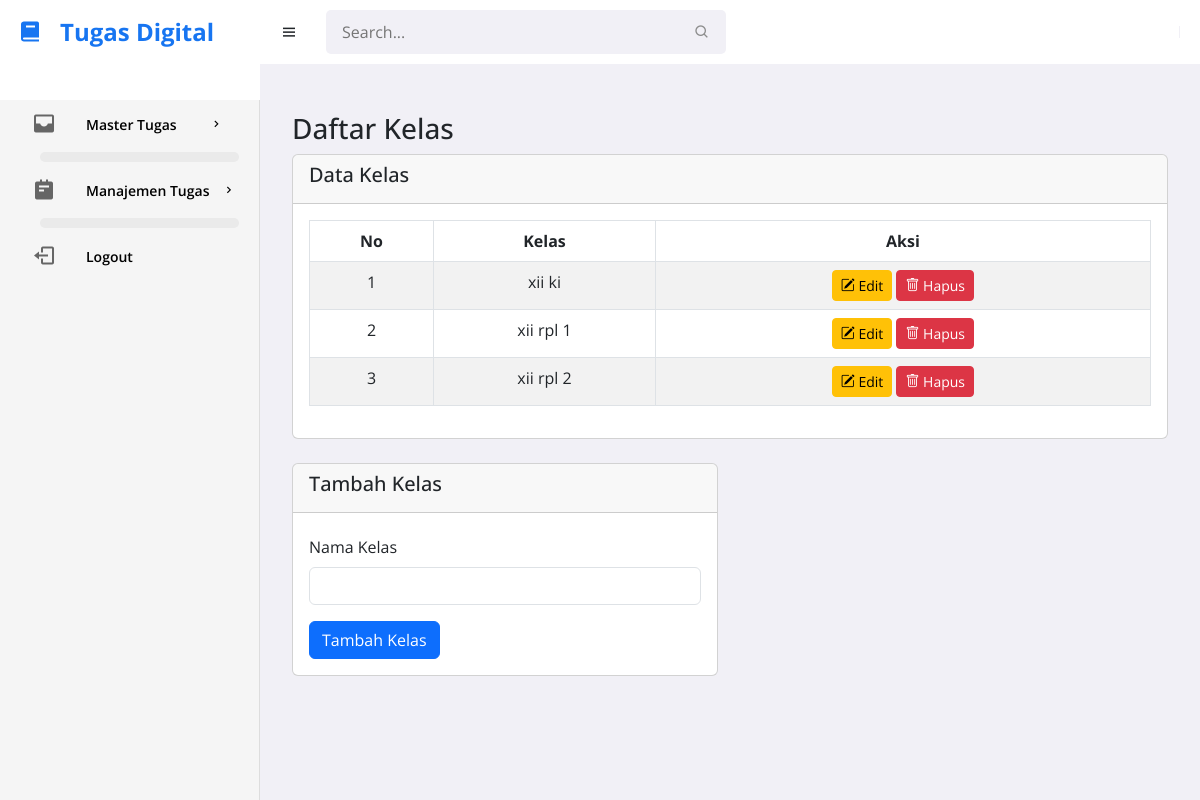
Screenshot of /kelas.php with the database file from the repository.
### tables this page shows
CREATE TABLE `kelas` (
  `id` int(11) NOT NULL,
  `kelas` varchar(200) NOT NULL
);

### kelas.php (the view, shortened to what this page needs)
<?php
include 'koneksi.php';
$result = $conn->query("SELECT * FROM kelas");
?>
<!DOCTYPE html>
<html lang="id">
<head>
    <link href='https://unpkg.com/boxicons@2.0.9/css/boxicons.min.css' rel='stylesheet'>
    <link rel="stylesheet" href="https://cdn.jsdelivr.net/npm/bootstrap@5.3.0/dist/css/bootstrap.min.css">
    <link href="https://cdn.jsdelivr.net/npm/bootstrap-icons/font/bootstrap-icons.css" rel="stylesheet">
    <link rel="stylesheet" href="style.css">
</head>
<body>
<section id="sidebar">
    <a href="#" class="brand"><i class='bx bxs-book icon'></i> Tugas Digital</a>
    <ul class="side-menu">
            <li>
                <a href="#"><i class='bx bxs-inbox icon'></i> Master Tugas <i class='bx bx-chevron-right icon-right'></i></a>
                <ul class="side-dropdown">
                    <li><a href="siswa.php"><i class='bx bx-task'></i> Siswa</a></li>
                </ul>
            </li>
            <li>
                <a href="#"><i class='bx bxs-notepad icon'></i> Manajemen Tugas <i class='bx bx-chevron-right icon-right'></i></a>
                <ul class="side-dropdown">
                    <li><a href="tugas.php"><i class='bx bx-task'></i> Tugas</a></li>
                </ul>
            </li>
        <li><a href="#" onclick="confirmLogout(event)"><i class='bx bx-log-out icon'></i> Logout</a></li>
    </ul>
</section>
    <section id="content">
        <nav>
            <i class='bx bx-menu toggle-sidebar'></i>
            <form action="#">
                <div class="form-group">
                    <input type="text" placeholder="Search...">
                    <i class='bx bx-search icon'></i>
                </div>
            </form>
        </nav>
        <main>
            <div class="container mt-4">
                <h3>Daftar Kelas</h3>
                <div class="row">
                    <div class="col-md-12">
                        <div class="card">
                            <div class="card-header">
                                <h5>Data Kelas</h5>
                            </div>
                            <div class="card-body">
                                <div class="table-responsive">
                                    <table class="table table-striped table-bordered">
                                        <thead>
                                            <tr style='text-align:center'>
                                                <th>No</th>
                                                <th>Kelas</th>
                                                <th>Aksi</th>
                                            </tr>
                                        </thead>
                                        <tbody>
                                            <?php
                                            $no = 1;
                                            while ($row = $result->fetch_assoc()) {
                                                echo "<tr style='text-align:center'>
                                                        <td>{$no}</td>
                                                        <td>{$row['kelas']}</td>
                                                        <td>
                                                            <button class='btn btn-sm btn-warning edit-btn' data-bs-toggle='modal' data-bs-target='#editModal{$row['id']}'>
                                                                <i class='bi bi-pencil-square'></i> Edit
                                                            </button>
                                                            <a href='kelas.php?hapus={$row['id']}' class='btn btn-sm btn-danger delete-btn' onclick='return confirm(\"Yakin ingin menghapus data ini?\")'>
                                                                <i class='bi bi-trash'></i> Hapus
                                                            </a>
                                                        </td>
                                                      </tr>";
                                                $no++;
                                            }
                                            ?>
                                        </tbody>
                                    </table>
                                </div>
                            </div>
                        </div>
                    </div>
                    <div class="col-md-6 mt-4">
                        <div class="card">
                            <div class="card-header">
                                <h5>Tambah Kelas</h5>
                            </div>
                            <div class="card-body">
                                <form action="kelas.php" method="POST">
                                    <div class="mb-3">
                                        <label for="kelas" class="form-label">Nama Kelas</label>
                                        <input type="text" class="form-control" id="kelas" name="kelas" required>
                                    </div>
                                    <button type="submit" name="tambah" class="btn btn-primary">Tambah Kelas</button>
                                </form>
                            </div>
                        </div>
                    </div>
                </div>
            </div>
        </main>
    </section>
</body>
</html>

### style.css (style rules this page uses)
* { font-family: 'Open Sans', sans-serif; margin: 0; padding: 0; box-sizing: border-box; }
:root { --grey: #F1F0F6; --dark-grey: #8D8D8D; --light: #fff; --dark: #000; --green: #81D43A; --light-green: #E3FFCB; --blue: #1775F1; --light-blue: #D0E4FF; --dark-blue: #0C5FCD; --red: #FC3B56; }
html { overflow-x: hidden; }
body { background: var(--grey); overflow-x: hidden; }
a { text-decoration: none; }
li { list-style: none; }
#sidebar { position: fixed; max-width: 260px; width: 100%; background: var(--light); top: 0; left: 0; height: 100%; overflow-y: auto; scrollbar-width: none; transition: all .3s ease; z-index: 200; }
#sidebar .brand { font-size: 24px; display: flex; align-items: center; height: 64px; font-weight: 700; color: var(--blue); position: sticky; top: 0; left: 0; z-index: 100; background: var(--light); transition: all .3s ease; padding: 0 6px; }
#sidebar .icon { min-width: 48px; display: flex; justify-content: center; align-items: center; margin-right: 6px; }
#sidebar .icon-right { margin-left: auto; transition: all .3s ease; }
#sidebar .side-menu { margin: 36px 0; padding: 0 20px; transition: all .3s ease; }
#sidebar .side-menu a { display: flex; align-items: center; font-size: 14px; color: var(--dark); padding: 12px 16px 12px 0; transition: all .3s ease; border-radius: 10px; margin: 4px 0; white-space: nowrap; }
ul li a { font-size: 18px; font-weight: bold; color: #333; display: flex; align-items: center; gap: 10px; transition: all 0.3s ease; }
ul li a i.icon { font-size: 24px; color: #007bff; transition: color 0.3s ease; }
ul.side-dropdown li a { font-size: 16px; padding-left: 30px; color: #555; }
#sidebar .side-dropdown { padding-left: 54px; max-height: 0; overflow-y: hidden; transition: all .15s ease; }
#content { position: relative; width: calc(100% - 260px); left: 260px; transition: all .3s ease; }
nav { background: var(--light); height: 64px; padding: 0 20px; display: flex; align-items: center; grid-gap: 28px; position: sticky; top: 0; left: 0; z-index: 100; }
nav .toggle-sidebar { font-size: 18px; cursor: pointer; }
nav form { max-width: 400px; width: 100%; margin-right: auto; }
nav .form-group { position: relative; }
nav .form-group input { width: 100%; background: var(--grey); border-radius: 5px; border: none; outline: none; padding: 10px 36px 10px 16px; transition: all .3s ease; }
nav .form-group .icon { position: absolute; top: 50%; transform: translateY(-50%); right: 16px; color: var(--dark-grey); }
main { width: 100%; padding: 24px 20px 20px 20px; }
main form { margin-top: 6px; }

### kelas.php (style rules this page uses)
.side-menu { background-color: #f5f5f5; padding: 20px; min-height: 100vh; border-right: 1px solid #ddd; }
.side-menu li a { font-size: 18px; font-weight: 600; display: flex; align-items: center; gap: 12px; padding: 12px 20px; color: #333; transition: background 0.3s, color 0.3s; border-radius: 8px; }
.side-menu li a .icon { font-size: 24px; color: #666; transition: color 0.3s; }
.side-dropdown { margin-left: 20px; background-color: #eaeaea; border-radius: 6px; padding: 5px 0; }
.side-dropdown li a { font-size: 16px; padding: 10px 20px; color: #555; display: flex; align-items: center; gap: 10px; }

### rows the page displays
kelas: kelas "xii ki"
kelas: kelas "xii rpl 1"
kelas: kelas "xii rpl 2"
